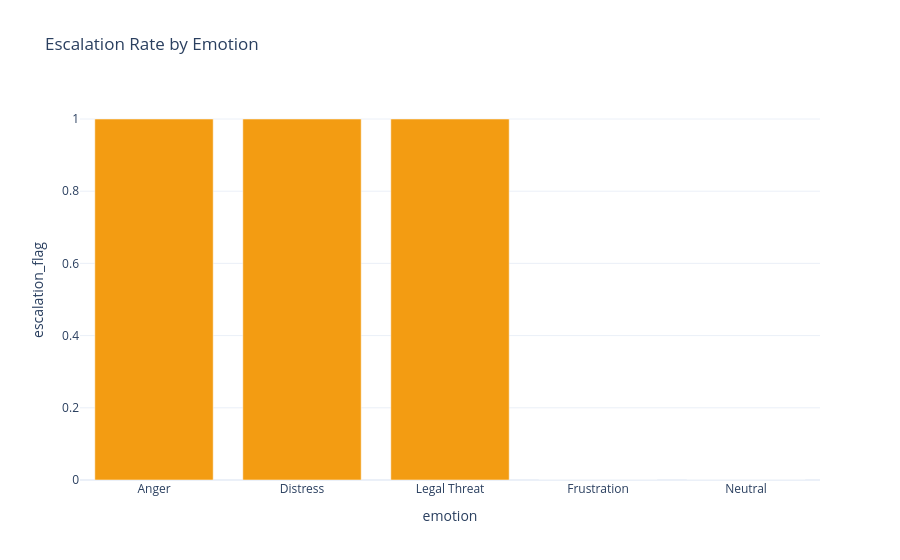

Notebook code cell kept with this figure:
### Code cell
# Plot c: Escalation rate by emotion
esc_emo = df.groupby('emotion')['escalation_flag'].mean().sort_values(ascending=False).reset_index()
fig = px.bar(esc_emo, x='emotion', y='escalation_flag', color_discrete_sequence=[WARNING],
             template=TEMPLATE, title='Escalation Rate by Emotion')
fig.show()

### Figure 1 — Plotly figure (JSON) as saved in the notebook; plotly's stock layout.template omitted (floating-point values rounded to 4 significant figures)
{"data": [{"hovertemplate": "emotion=%{x}<br>escalation_flag=%{y}<extra></extra>", "legendgroup": "", "marker": {"color": "#F39C12", "pattern": {"shape": ""}}, "name": "", "orientation": "v", "showlegend": false, "textposition": "auto", "type": "bar", "x": ["Anger", "Distress", "Legal Threat", "Frustration", "Neutral"], "xaxis": "x", "y": [1.0, 1.0, 1.0, 0.0, 0.0], "yaxis": "y"}], "layout": {"barmode": "relative", "legend": {"tracegroupgap": 0}, "title": {"text": "Escalation Rate by Emotion"}, "xaxis": {"anchor": "y", "domain": [0.0, 1.0], "title": {"text": "emotion"}}, "yaxis": {"anchor": "x", "domain": [0.0, 1.0], "title": {"text": "escalation_flag"}}}}
